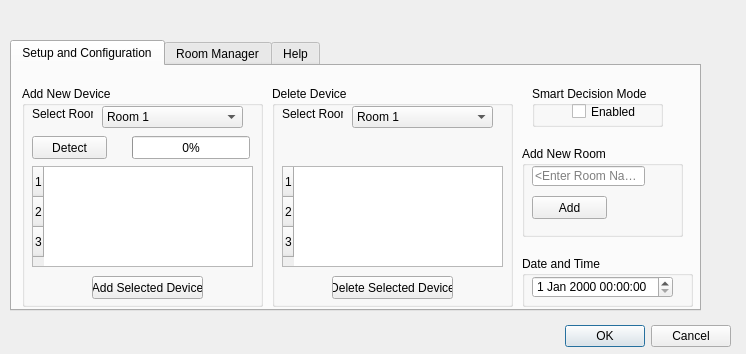
<?xml version="1.0" encoding="UTF-8"?>
<ui version="4.0">
 <class>Dialog</class>
 <widget class="QDialog" name="Dialog">
  <property name="geometry">
   <rect>
    <x>0</x>
    <y>0</y>
    <width>746</width>
    <height>354</height>
   </rect>
  </property>
  <property name="windowTitle">
   <string>Dialog</string>
  </property>
  <widget class="QDialogButtonBox" name="buttonBox">
   <property name="geometry">
    <rect>
     <x>390</x>
     <y>320</y>
     <width>341</width>
     <height>32</height>
    </rect>
   </property>
   <property name="orientation">
    <enum>Qt::Horizontal</enum>
   </property>
   <property name="standardButtons">
    <set>QDialogButtonBox::Cancel|QDialogButtonBox::Ok</set>
   </property>
  </widget>
  <widget class="QTabWidget" name="tabWidget">
   <property name="geometry">
    <rect>
     <x>10</x>
     <y>40</y>
     <width>691</width>
     <height>271</height>
    </rect>
   </property>
   <property name="currentIndex">
    <number>0</number>
   </property>
   <widget class="QWidget" name="tab">
    <attribute name="title">
     <string>Setup and Configuration</string>
    </attribute>
    <widget class="QGroupBox" name="groupBox">
     <property name="geometry">
      <rect>
       <x>10</x>
       <y>20</y>
       <width>241</width>
       <height>221</height>
      </rect>
     </property>
     <property name="title">
      <string>Add New Device</string>
     </property>
     <widget class="QComboBox" name="comboBox">
      <property name="geometry">
       <rect>
        <x>80</x>
        <y>20</y>
        <width>141</width>
        <height>22</height>
       </rect>
      </property>
      <property name="whatsThis">
       <string>test</string>
      </property>
      <item>
       <property name="text">
        <string>Room 1</string>
       </property>
      </item>
      <item>
       <property name="text">
        <string>Room 2</string>
       </property>
      </item>
      <item>
       <property name="text">
        <string>Room 3</string>
       </property>
      </item>
     </widget>
     <widget class="QLabel" name="label">
      <property name="geometry">
       <rect>
        <x>10</x>
        <y>20</y>
        <width>61</width>
        <height>16</height>
       </rect>
      </property>
      <property name="accessibleDescription">
       <string/>
      </property>
      <property name="text">
       <string>Select Room</string>
      </property>
     </widget>
     <widget class="QPushButton" name="pushButton">
      <property name="geometry">
       <rect>
        <x>10</x>
        <y>50</y>
        <width>75</width>
        <height>23</height>
       </rect>
      </property>
      <property name="text">
       <string>Detect</string>
      </property>
     </widget>
     <widget class="QTableWidget" name="tableWidget">
      <property name="geometry">
       <rect>
        <x>10</x>
        <y>80</y>
        <width>221</width>
        <height>101</height>
       </rect>
      </property>
      <property name="rowCount">
       <number>3</number>
      </property>
      <property name="columnCount">
       <number>0</number>
      </property>
      <row/>
      <row/>
      <row/>
     </widget>
     <widget class="QPushButton" name="pushButton_2">
      <property name="geometry">
       <rect>
        <x>70</x>
        <y>190</y>
        <width>111</width>
        <height>23</height>
       </rect>
      </property>
      <property name="text">
       <string>Add Selected Device</string>
      </property>
     </widget>
     <widget class="QProgressBar" name="progressBar">
      <property name="geometry">
       <rect>
        <x>110</x>
        <y>50</y>
        <width>118</width>
        <height>23</height>
       </rect>
      </property>
      <property name="value">
       <number>0</number>
      </property>
     </widget>
    </widget>
    <widget class="QGroupBox" name="groupBox_2">
     <property name="geometry">
      <rect>
       <x>520</x>
       <y>20</y>
       <width>131</width>
       <height>41</height>
      </rect>
     </property>
     <property name="title">
      <string>Smart Decision Mode</string>
     </property>
     <widget class="QCheckBox" name="checkBox">
      <property name="geometry">
       <rect>
        <x>40</x>
        <y>10</y>
        <width>141</width>
        <height>31</height>
       </rect>
      </property>
      <property name="text">
       <string>Enabled</string>
      </property>
     </widget>
    </widget>
    <widget class="QGroupBox" name="groupBox_3">
     <property name="geometry">
      <rect>
       <x>260</x>
       <y>20</y>
       <width>241</width>
       <height>221</height>
      </rect>
     </property>
     <property name="title">
      <string>Delete Device</string>
     </property>
     <widget class="QLabel" name="label_3">
      <property name="geometry">
       <rect>
        <x>10</x>
        <y>20</y>
        <width>61</width>
        <height>16</height>
       </rect>
      </property>
      <property name="accessibleDescription">
       <string/>
      </property>
      <property name="text">
       <string>Select Room</string>
      </property>
     </widget>
     <widget class="QComboBox" name="comboBox_3">
      <property name="geometry">
       <rect>
        <x>80</x>
        <y>20</y>
        <width>141</width>
        <height>22</height>
       </rect>
      </property>
      <property name="whatsThis">
       <string>test</string>
      </property>
      <item>
       <property name="text">
        <string>Room 1</string>
       </property>
      </item>
      <item>
       <property name="text">
        <string>Room 2</string>
       </property>
      </item>
      <item>
       <property name="text">
        <string>Room 3</string>
       </property>
      </item>
     </widget>
     <widget class="QTableWidget" name="tableWidget_3">
      <property name="geometry">
       <rect>
        <x>10</x>
        <y>80</y>
        <width>221</width>
        <height>101</height>
       </rect>
      </property>
      <property name="rowCount">
       <number>3</number>
      </property>
      <property name="columnCount">
       <number>0</number>
      </property>
      <row/>
      <row/>
      <row/>
     </widget>
     <widget class="QPushButton" name="pushButton_5">
      <property name="geometry">
       <rect>
        <x>60</x>
        <y>190</y>
        <width>121</width>
        <height>23</height>
       </rect>
      </property>
      <property name="text">
       <string>Delete Selected Device</string>
      </property>
     </widget>
    </widget>
    <widget class="QGroupBox" name="groupBox_4">
     <property name="geometry">
      <rect>
       <x>510</x>
       <y>80</y>
       <width>161</width>
       <height>91</height>
      </rect>
     </property>
     <property name="title">
      <string>Add New Room</string>
     </property>
     <widget class="QLineEdit" name="lineEdit">
      <property name="geometry">
       <rect>
        <x>10</x>
        <y>20</y>
        <width>113</width>
        <height>20</height>
       </rect>
      </property>
      <property name="placeholderText">
       <string>&lt;Enter Room Name&gt;</string>
      </property>
     </widget>
     <widget class="QPushButton" name="pushButton_6">
      <property name="geometry">
       <rect>
        <x>10</x>
        <y>50</y>
        <width>75</width>
        <height>23</height>
       </rect>
      </property>
      <property name="text">
       <string>Add</string>
      </property>
     </widget>
    </widget>
    <widget class="QGroupBox" name="groupBox_5">
     <property name="geometry">
      <rect>
       <x>510</x>
       <y>190</y>
       <width>171</width>
       <height>51</height>
      </rect>
     </property>
     <property name="title">
      <string>Date and Time</string>
     </property>
     <widget class="QDateTimeEdit" name="dateTimeEdit">
      <property name="geometry">
       <rect>
        <x>10</x>
        <y>20</y>
        <width>141</width>
        <height>22</height>
       </rect>
      </property>
     </widget>
    </widget>
   </widget>
   <widget class="QWidget" name="tab_2">
    <attribute name="title">
     <string>Room Manager</string>
    </attribute>
    <widget class="QComboBox" name="comboBox_4">
     <property name="geometry">
      <rect>
       <x>90</x>
       <y>40</y>
       <width>171</width>
       <height>21</height>
      </rect>
     </property>
    </widget>
    <widget class="QLabel" name="label_4">
     <property name="geometry">
      <rect>
       <x>10</x>
       <y>40</y>
       <width>91</width>
       <height>16</height>
      </rect>
     </property>
     <property name="text">
      <string>Select Room</string>
     </property>
    </widget>
    <widget class="QLineEdit" name="lineEdit_2">
     <property name="geometry">
      <rect>
       <x>250</x>
       <y>0</y>
       <width>191</width>
       <height>31</height>
      </rect>
     </property>
     <property name="minimumSize">
      <size>
       <width>191</width>
       <height>31</height>
      </size>
     </property>
     <property name="font">
      <font>
       <pointsize>14</pointsize>
      </font>
     </property>
     <property name="text">
      <string/>
     </property>
     <property name="placeholderText">
      <string>&lt;Current Room&gt;</string>
     </property>
    </widget>
    <widget class="QGroupBox" name="groupBox_6">
     <property name="geometry">
      <rect>
       <x>20</x>
       <y>90</y>
       <width>141</width>
       <height>151</height>
      </rect>
     </property>
     <property name="title">
      <string>Device 1</string>
     </property>
     <widget class="QLineEdit" name="lineEdit_3">
      <property name="geometry">
       <rect>
        <x>50</x>
        <y>20</y>
        <width>81</width>
        <height>20</height>
       </rect>
      </property>
     </widget>
     <widget class="QLabel" name="label_5">
      <property name="geometry">
       <rect>
        <x>10</x>
        <y>20</y>
        <width>31</width>
        <height>16</height>
       </rect>
      </property>
      <property name="text">
       <string>Name</string>
      </property>
     </widget>
     <widget class="QLineEdit" name="lineEdit_4">
      <property name="geometry">
       <rect>
        <x>50</x>
        <y>50</y>
        <width>81</width>
        <height>20</height>
       </rect>
      </property>
     </widget>
     <widget class="QLabel" name="label_6">
      <property name="geometry">
       <rect>
        <x>10</x>
        <y>50</y>
        <width>21</width>
        <height>16</height>
       </rect>
      </property>
      <property name="text">
       <string>ID</string>
      </property>
     </widget>
     <widget class="QSlider" name="horizontalSlider">
      <property name="geometry">
       <rect>
        <x>20</x>
        <y>80</y>
        <width>101</width>
        <height>19</height>
       </rect>
      </property>
      <property name="orientation">
       <enum>Qt::Horizontal</enum>
      </property>
     </widget>
     <widget class="QLabel" name="label_7">
      <property name="geometry">
       <rect>
        <x>20</x>
        <y>100</y>
        <width>131</width>
        <height>16</height>
       </rect>
      </property>
      <property name="text">
       <string>Off                         On</string>
      </property>
     </widget>
     <widget class="QPushButton" name="pushButton_7">
      <property name="geometry">
       <rect>
        <x>20</x>
        <y>120</y>
        <width>101</width>
        <height>23</height>
       </rect>
      </property>
      <property name="text">
       <string>Set Thresholds</string>
      </property>
     </widget>
    </widget>
    <widget class="Line" name="line">
     <property name="geometry">
      <rect>
       <x>460</x>
       <y>70</y>
       <width>21</width>
       <height>181</height>
      </rect>
     </property>
     <property name="orientation">
      <enum>Qt::Vertical</enum>
     </property>
    </widget>
    <widget class="QGroupBox" name="groupBox_9">
     <property name="geometry">
      <rect>
       <x>480</x>
       <y>90</y>
       <width>201</width>
       <height>151</height>
      </rect>
     </property>
     <property name="title">
      <string>Smart Switch</string>
     </property>
     <widget class="QLineEdit" name="lineEdit_10">
      <property name="geometry">
       <rect>
        <x>80</x>
        <y>20</y>
        <width>81</width>
        <height>20</height>
       </rect>
      </property>
     </widget>
     <widget class="QLabel" name="label_15">
      <property name="geometry">
       <rect>
        <x>10</x>
        <y>20</y>
        <width>21</width>
        <height>16</height>
       </rect>
      </property>
      <property name="text">
       <string>ID</string>
      </property>
     </widget>
     <widget class="QLabel" name="label_16">
      <property name="geometry">
       <rect>
        <x>10</x>
        <y>50</y>
        <width>61</width>
        <height>16</height>
       </rect>
      </property>
      <property name="text">
       <string>Temperature</string>
      </property>
     </widget>
     <widget class="QLineEdit" name="lineEdit_11">
      <property name="geometry">
       <rect>
        <x>80</x>
        <y>50</y>
        <width>81</width>
        <height>20</height>
       </rect>
      </property>
     </widget>
     <widget class="QLabel" name="label_17">
      <property name="geometry">
       <rect>
        <x>10</x>
        <y>80</y>
        <width>61</width>
        <height>16</height>
       </rect>
      </property>
      <property name="text">
       <string>Humidity</string>
      </property>
     </widget>
     <widget class="QLineEdit" name="lineEdit_12">
      <property name="geometry">
       <rect>
        <x>80</x>
        <y>80</y>
        <width>81</width>
        <height>20</height>
       </rect>
      </property>
     </widget>
     <widget class="QLabel" name="label_18">
      <property name="geometry">
       <rect>
        <x>10</x>
        <y>110</y>
        <width>61</width>
        <height>16</height>
       </rect>
      </property>
      <property name="text">
       <string>?</string>
      </property>
     </widget>
     <widget class="QLineEdit" name="lineEdit_13">
      <property name="geometry">
       <rect>
        <x>80</x>
        <y>110</y>
        <width>81</width>
        <height>20</height>
       </rect>
      </property>
     </widget>
     <widget class="QCheckBox" name="checkBox_2">
      <property name="geometry">
       <rect>
        <x>170</x>
        <y>20</y>
        <width>21</width>
        <height>20</height>
       </rect>
      </property>
      <property name="text">
       <string/>
      </property>
     </widget>
     <widget class="QCheckBox" name="checkBox_3">
      <property name="geometry">
       <rect>
        <x>170</x>
        <y>50</y>
        <width>21</width>
        <height>20</height>
       </rect>
      </property>
      <property name="text">
       <string/>
      </property>
     </widget>
     <widget class="QCheckBox" name="checkBox_4">
      <property name="geometry">
       <rect>
        <x>170</x>
        <y>80</y>
        <width>21</width>
        <height>20</height>
       </rect>
      </property>
      <property name="text">
       <string/>
      </property>
     </widget>
     <widget class="QCheckBox" name="checkBox_5">
      <property name="geometry">
       <rect>
        <x>170</x>
        <y>110</y>
        <width>21</width>
        <height>20</height>
       </rect>
      </property>
      <property name="text">
       <string/>
      </property>
     </widget>
    </widget>
    <widget class="QGroupBox" name="groupBox_7">
     <property name="geometry">
      <rect>
       <x>170</x>
       <y>90</y>
       <width>141</width>
       <height>151</height>
      </rect>
     </property>
     <property name="title">
      <string>Device 2</string>
     </property>
     <widget class="QLineEdit" name="lineEdit_5">
      <property name="geometry">
       <rect>
        <x>50</x>
        <y>20</y>
        <width>81</width>
        <height>20</height>
       </rect>
      </property>
     </widget>
     <widget class="QLabel" name="label_8">
      <property name="geometry">
       <rect>
        <x>10</x>
        <y>20</y>
        <width>31</width>
        <height>16</height>
       </rect>
      </property>
      <property name="text">
       <string>Name</string>
      </property>
     </widget>
     <widget class="QLineEdit" name="lineEdit_6">
      <property name="geometry">
       <rect>
        <x>50</x>
        <y>50</y>
        <width>81</width>
        <height>20</height>
       </rect>
      </property>
     </widget>
     <widget class="QLabel" name="label_9">
      <property name="geometry">
       <rect>
        <x>10</x>
        <y>50</y>
        <width>21</width>
        <height>16</height>
       </rect>
      </property>
      <property name="text">
       <string>ID</string>
      </property>
     </widget>
     <widget class="QSlider" name="horizontalSlider_2">
      <property name="geometry">
       <rect>
        <x>20</x>
        <y>80</y>
        <width>101</width>
        <height>19</height>
       </rect>
      </property>
      <property name="orientation">
       <enum>Qt::Horizontal</enum>
      </property>
     </widget>
     <widget class="QLabel" name="label_10">
      <property name="geometry">
       <rect>
        <x>20</x>
        <y>100</y>
        <width>131</width>
        <height>16</height>
       </rect>
      </property>
      <property name="text">
       <string>Off                         On</string>
      </property>
     </widget>
     <widget class="QPushButton" name="pushButton_8">
      <property name="geometry">
       <rect>
        <x>20</x>
        <y>120</y>
        <width>101</width>
        <height>23</height>
       </rect>
      </property>
      <property name="text">
       <string>Set Thresholds</string>
      </property>
     </widget>
    </widget>
    <widget class="QGroupBox" name="groupBox_8">
     <property name="geometry">
      <rect>
       <x>320</x>
       <y>90</y>
       <width>141</width>
       <height>151</height>
      </rect>
     </property>
     <property name="title">
      <string>Device 3</string>
     </property>
     <widget class="QLineEdit" name="lineEdit_7">
      <property name="geometry">
       <rect>
        <x>50</x>
        <y>20</y>
        <width>81</width>
        <height>20</height>
       </rect>
      </property>
     </widget>
     <widget class="QLabel" name="label_11">
      <property name="geometry">
       <rect>
        <x>10</x>
        <y>20</y>
        <width>31</width>
        <height>16</height>
       </rect>
      </property>
      <property name="text">
       <string>Name</string>
      </property>
     </widget>
     <widget class="QLineEdit" name="lineEdit_8">
      <property name="geometry">
       <rect>
        <x>50</x>
        <y>50</y>
        <width>81</width>
        <height>20</height>
       </rect>
      </property>
     </widget>
     <widget class="QLabel" name="label_12">
      <property name="geometry">
       <rect>
        <x>10</x>
        <y>50</y>
        <width>21</width>
        <height>16</height>
       </rect>
      </property>
      <property name="text">
       <string>ID</string>
      </property>
     </widget>
     <widget class="QSlider" name="horizontalSlider_3">
      <property name="geometry">
       <rect>
        <x>20</x>
        <y>80</y>
        <width>101</width>
        <height>19</height>
       </rect>
      </property>
      <property name="orientation">
       <enum>Qt::Horizontal</enum>
      </property>
     </widget>
     <widget class="QLabel" name="label_13">
      <property name="geometry">
       <rect>
        <x>20</x>
        <y>100</y>
        <width>131</width>
        <height>16</height>
       </rect>
      </property>
      <property name="text">
       <string>Off                         On</string>
      </property>
     </widget>
     <widget class="QPushButton" name="pushButton_9">
      <property name="geometry">
       <rect>
        <x>20</x>
        <y>120</y>
        <width>101</width>
        <height>23</height>
       </rect>
      </property>
      <property name="text">
       <string>Set Thresholds</string>
      </property>
     </widget>
    </widget>
   </widget>
   <widget class="QWidget" name="tab_3">
    <attribute name="title">
     <string>Help</string>
    </attribute>
    <widget class="QGroupBox" name="groupBox_10">
     <property name="geometry">
      <rect>
       <x>10</x>
       <y>20</y>
       <width>201</width>
       <height>191</height>
      </rect>
     </property>
     <property name="title">
      <string>How to Use</string>
     </property>
     <widget class="QPushButton" name="pushButton_10">
      <property name="geometry">
       <rect>
        <x>50</x>
        <y>160</y>
        <width>91</width>
        <height>23</height>
       </rect>
      </property>
      <property name="text">
       <string>Launch Tutorial</string>
      </property>
     </widget>
     <widget class="QLabel" name="label_19">
      <property name="geometry">
       <rect>
        <x>10</x>
        <y>50</y>
        <width>151</width>
        <height>31</height>
       </rect>
      </property>
      <property name="text">
       <string>For a detailed outline of how to </string>
      </property>
     </widget>
     <widget class="QLabel" name="label_20">
      <property name="geometry">
       <rect>
        <x>20</x>
        <y>70</y>
        <width>161</width>
        <height>31</height>
       </rect>
      </property>
      <property name="text">
       <string>use the GARVIS Central Manager,</string>
      </property>
     </widget>
     <widget class="QLabel" name="label_21">
      <property name="geometry">
       <rect>
        <x>20</x>
        <y>90</y>
        <width>171</width>
        <height>31</height>
       </rect>
      </property>
      <property name="text">
       <string>please use the following tutorial.</string>
      </property>
     </widget>
     <zorder>pushButton_10</zorder>
     <zorder>pushButton_10</zorder>
     <zorder>label_19</zorder>
     <zorder>label_20</zorder>
     <zorder>label_21</zorder>
    </widget>
    <widget class="QGroupBox" name="groupBox_11">
     <property name="geometry">
      <rect>
       <x>220</x>
       <y>20</y>
       <width>431</width>
       <height>191</height>
      </rect>
     </property>
     <property name="title">
      <string>Tips and Tricks</string>
     </property>
    </widget>
    <widget class="QLabel" name="label_14">
     <property name="geometry">
      <rect>
       <x>555</x>
       <y>230</y>
       <width>131</width>
       <height>20</height>
      </rect>
     </property>
     <property name="text">
      <string>2015 G.A.R.V.I.S. Team 23</string>
     </property>
    </widget>
   </widget>
  </widget>
 </widget>
 <resources/>
 <connections>
  <connection>
   <sender>buttonBox</sender>
   <signal>accepted()</signal>
   <receiver>Dialog</receiver>
   <slot>accept()</slot>
   <hints>
    <hint type="sourcelabel">
     <x>248</x>
     <y>254</y>
    </hint>
    <hint type="destinationlabel">
     <x>157</x>
     <y>274</y>
    </hint>
   </hints>
  </connection>
  <connection>
   <sender>buttonBox</sender>
   <signal>rejected()</signal>
   <receiver>Dialog</receiver>
   <slot>reject()</slot>
   <hints>
    <hint type="sourcelabel">
     <x>316</x>
     <y>260</y>
    </hint>
    <hint type="destinationlabel">
     <x>286</x>
     <y>274</y>
    </hint>
   </hints>
  </connection>
 </connections>
</ui>
